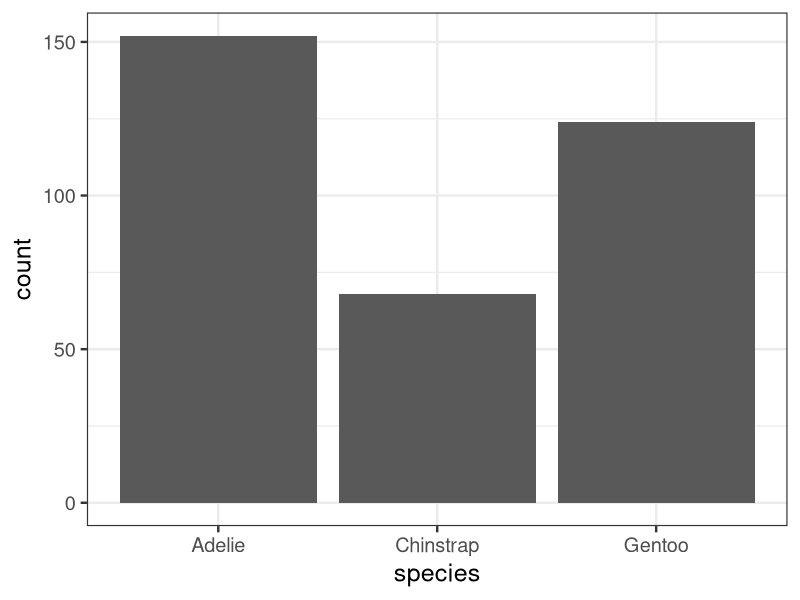
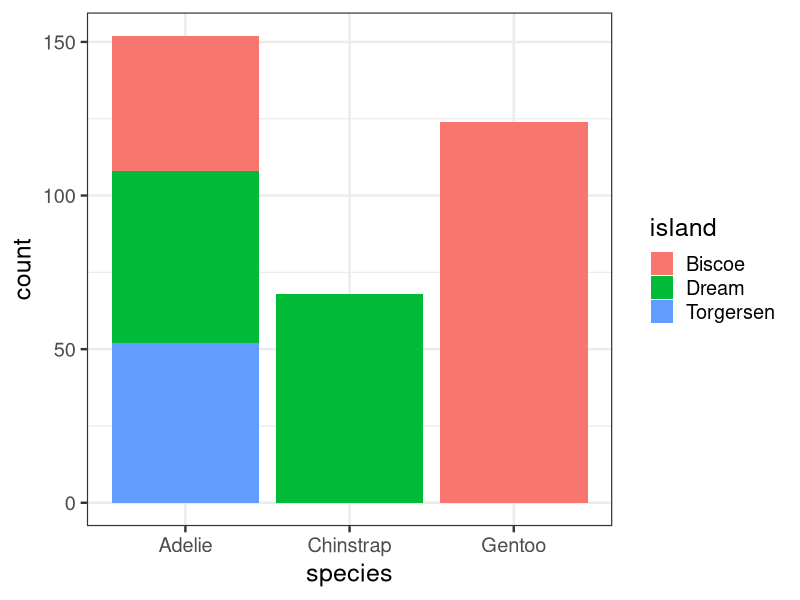
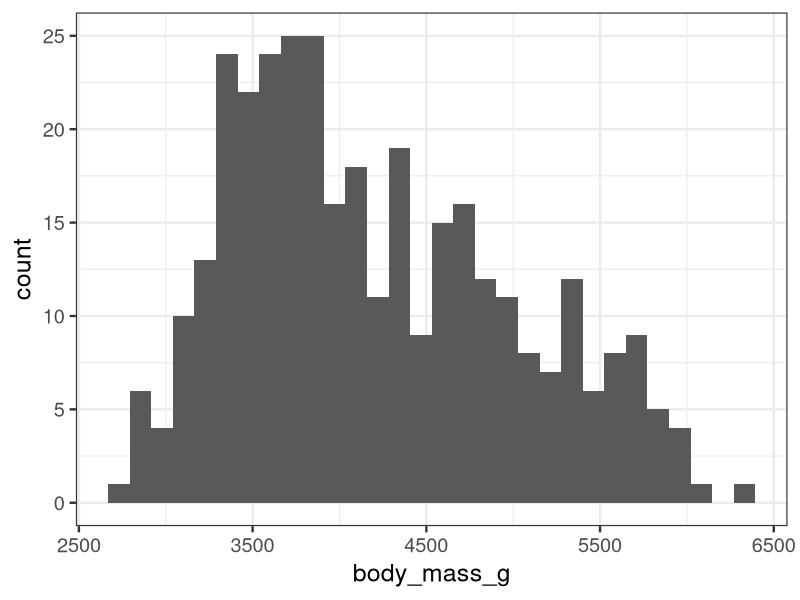
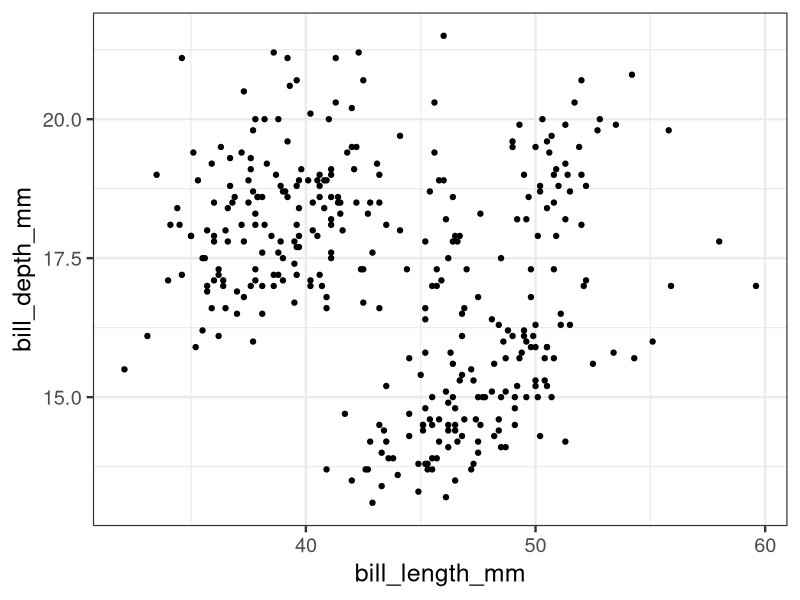
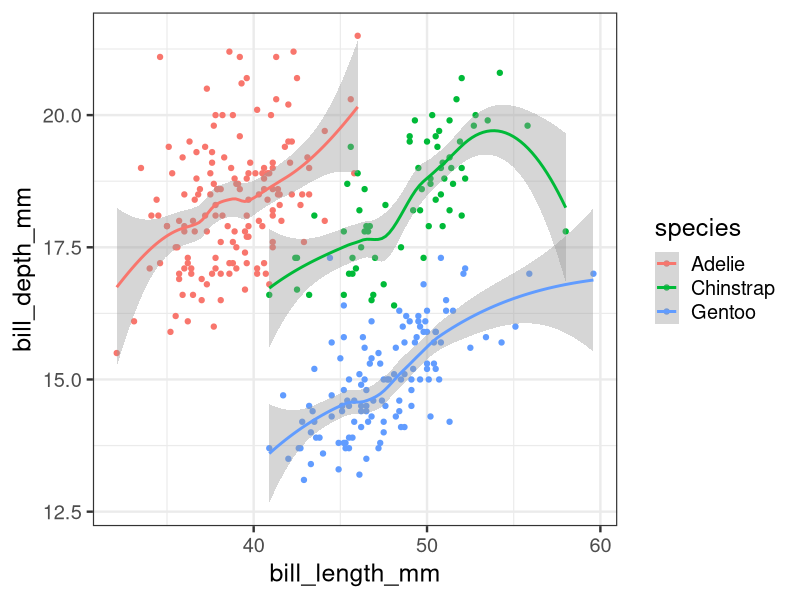
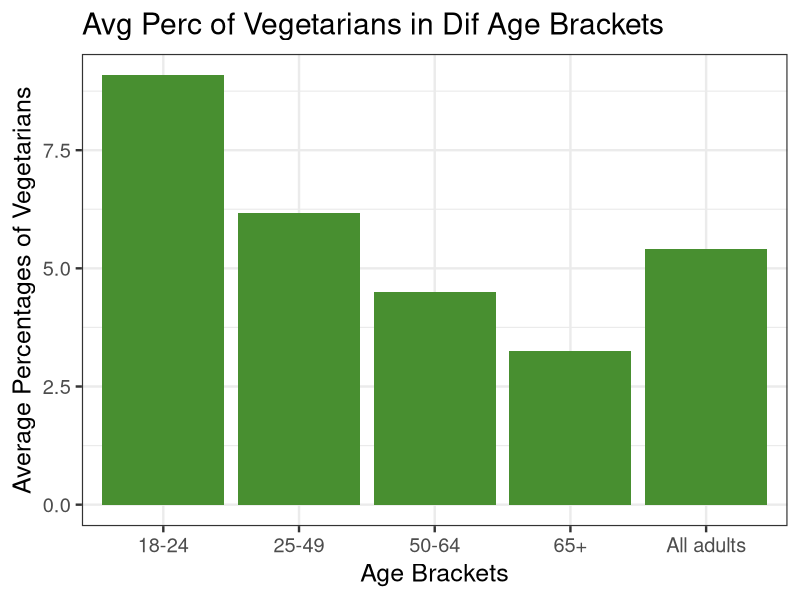
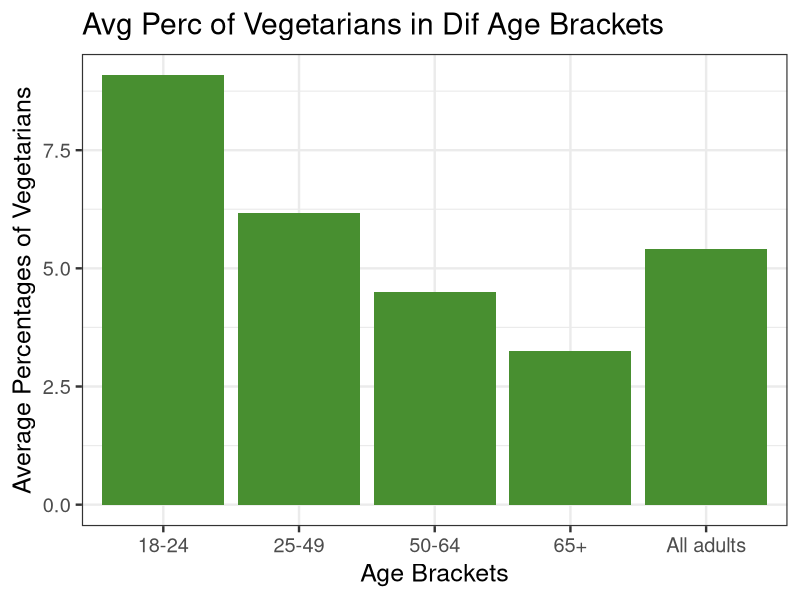

Generate these figures, in order, with R:
## ---- chunk 1
library(tidyverse)
library(palmerpenguins)
theme_set(theme_bw(18))

## ---- chunk 2
glimpse(penguins)

## ---- chunk 3
table(penguins$species, penguins$island)

## ---- chunk 4
penguins %>% 
  count(species, island)

## ---- chunk 5
#| label: q1

penguins %>% 
  count(species, island) %>% 
  pivot_wider(names_from = island, 
              values_from = n, 
              values_fill = 0)

## ---- chunk 6
species_island_table <- table(penguins$species, penguins$island)
addmargins(species_island_table)

## ---- chunk 7
# Row proportions
prop.table(species_island_table, margin = 1)
# Column proportions
prop.table(species_island_table, margin = 2)

## ---- chunk 8
#| label: q2

# Finding row proportions 
penguins %>% 
  count(species, island) %>% 
  group_by(species) %>%   # per row 
  mutate(prop = n/sum(n))


# Finding column proportions
penguins %>% 
  count(species, island) %>% 
  group_by(island) %>%   # per column 
  mutate(prop = n/sum(n))

## ---- chunk 9
ggplot(penguins, aes(species)) +
  geom_bar()

## ---- chunk 10
#| label: q3

ggplot(penguins, aes(species, fill = island)) +
  geom_bar()

## ---- chunk 11
penguins %>% 
  ggplot(aes(body_mass_g)) +
  geom_histogram()

## ---- chunk 12
#| label: q6
body_mass <- penguins$body_mass_g[!is.na(penguins$body_mass_g)]
sd_mass <- sd(penguins$body_mass_g, na.rm = TRUE)
mean_mass <- mean(penguins$body_mass_g, na.rm = TRUE)

#how many penguins have a body mass between 1 and 2 stand devisition from the mean 
win1sd <- mean(body_mass >= mean_mass - sd_mass & body_mass <= mean_mass + sd_mass)


win2sd <- mean(body_mass >= mean_mass - 2*sd_mass & body_mass <= mean_mass + 2*sd_mass)

## ---- chunk 13
penguins %>% 
  ggplot(aes(bill_length_mm, bill_depth_mm)) +
  geom_point()+ 
  geom_smooth(method = line)

## ---- chunk 14
#| label: q7
penguins %>% 
  ggplot(aes(bill_length_mm, bill_depth_mm, color = species)) +
  geom_point() + 
  geom_smooth()

## ---- chunk 15
# Load data
temp_df <- read_csv(here::here("week1", "global_temp.csv"))

diet_df <- read_csv(here::here("week1", "dietary-choices-uk.csv"))
## ---- chunk 16
# Filter Data

sub_diet <- diet_df[, c(1, 9)]

mean_diet <- sub_diet %>% 
  group_by(Entity) %>% 
  summarise(mean_veg = mean(`Percentage of vegetarians`, na.rm= TRUE))

class(mean_diet)
## ---- chunk 17
# Make a graph 
library(ggplot2)

ggplot(mean_diet, 
       aes(x=Entity, 
           y=mean_veg)) + 
  geom_col(fill = '#488f30')+ 
  labs(title = 'Avg Perc of Vegetarians in Dif Age Brackets', 
       x = 'Age Brackets', 
       y = 'Average Percentages of Vegetarians')

ggsave(here::here('week1', 'VegGraph.png'), height = 7, width = 7)

